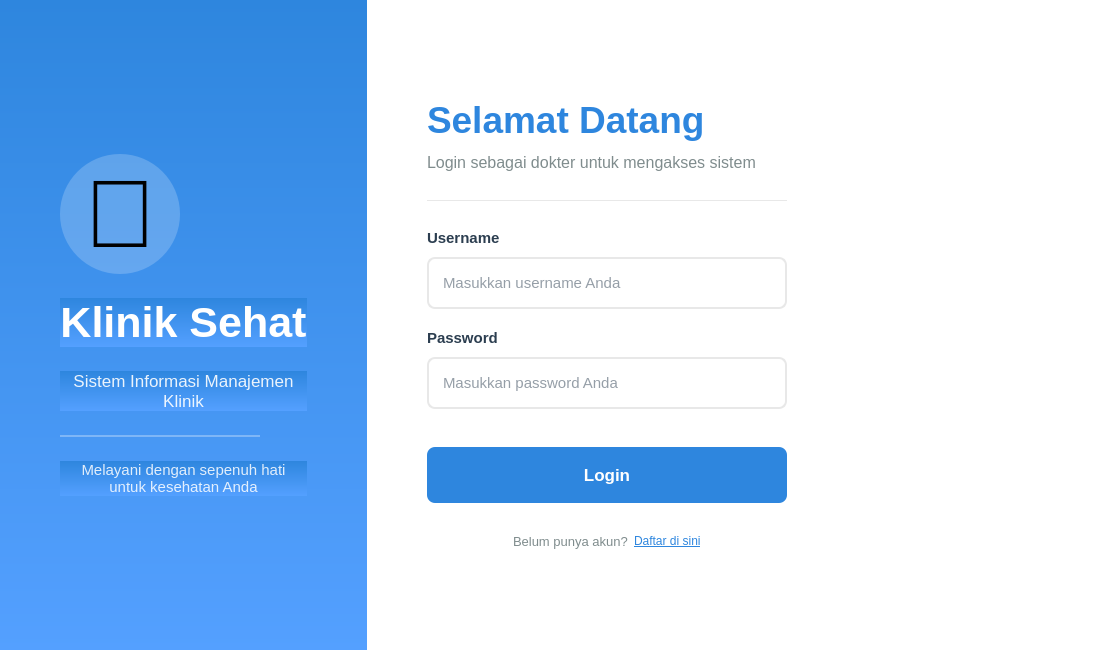
<?xml version="1.0" encoding="UTF-8"?>
<ui version="4.0">
 <class>LoginDokter</class>
 <widget class="QWidget" name="LoginDokter">
  <property name="geometry">
   <rect>
    <x>0</x>
    <y>0</y>
    <width>1100</width>
    <height>650</height>
   </rect>
  </property>
  <property name="windowTitle">
   <string>Login Dokter - Klinik Sehat</string>
  </property>
  <property name="styleSheet">
   <string notr="true">QWidget{background:#F5F7FA}QLineEdit{background:white;border:2px solid #E8E8E8;border-radius:8px;padding:12px;color:#2C3E50}QLineEdit:focus{border-color:#2E86DE}QPushButton{background:#2E86DE;color:white;border:none;border-radius:8px;padding:14px;font-weight:bold}QPushButton:hover{background:#54A0FF}QPushButton:pressed{background:#1E6FBE}QLabel#lblRegister{color:#7F8C8D}QLabel#lblRegisterLink{color:#2E86DE;text-decoration:underline}</string>
  </property>
  <layout class="QHBoxLayout" name="mainLayout">
   <property name="spacing">
    <number>0</number>
   </property>
   <property name="leftMargin">
    <number>0</number>
   </property>
   <property name="topMargin">
    <number>0</number>
   </property>
   <property name="rightMargin">
    <number>0</number>
   </property>
   <property name="bottomMargin">
    <number>0</number>
   </property>
   <item>
    <widget class="QWidget" name="leftPanel" native="true">
     <property name="styleSheet">
      <string notr="true">background:qlineargradient(x1:0,y1:0,x2:0,y2:1,stop:0 #2E86DE,stop:1 #54A0FF);</string>
     </property>
     <layout class="QVBoxLayout" name="leftLayout">
      <property name="spacing">
       <number>24</number>
      </property>
      <property name="leftMargin">
       <number>60</number>
      </property>
      <property name="topMargin">
       <number>60</number>
      </property>
      <property name="rightMargin">
       <number>60</number>
      </property>
      <property name="bottomMargin">
       <number>60</number>
      </property>
      <item>
       <spacer name="topSpacer">
        <property name="orientation">
         <enum>Qt::Vertical</enum>
        </property>
        <property name="sizeHint" stdset="0">
         <size>
          <width>20</width>
          <height>40</height>
         </size>
        </property>
       </spacer>
      </item>
      <item>
       <widget class="QLabel" name="lblIconBig">
        <property name="minimumSize">
         <size>
          <width>120</width>
          <height>120</height>
         </size>
        </property>
        <property name="maximumSize">
         <size>
          <width>120</width>
          <height>120</height>
         </size>
        </property>
        <property name="font">
         <font>
          <pointsize>72</pointsize>
         </font>
        </property>
        <property name="styleSheet">
         <string notr="true">background:rgba(255,255,255,0.2);border-radius:60px;</string>
        </property>
        <property name="text">
         <string>🏥</string>
        </property>
        <property name="alignment">
         <set>Qt::AlignCenter</set>
        </property>
       </widget>
      </item>
      <item>
       <widget class="QLabel" name="lblKlinik">
        <property name="font">
         <font>
          <pointsize>32</pointsize>
          <weight>75</weight>
          <bold>true</bold>
         </font>
        </property>
        <property name="styleSheet">
         <string notr="true">color:white;</string>
        </property>
        <property name="text">
         <string>Klinik Sehat</string>
        </property>
        <property name="alignment">
         <set>Qt::AlignCenter</set>
        </property>
       </widget>
      </item>
      <item>
       <widget class="QLabel" name="lblTagline">
        <property name="font">
         <font>
          <pointsize>13</pointsize>
         </font>
        </property>
        <property name="styleSheet">
         <string notr="true">color:rgba(255,255,255,0.9);</string>
        </property>
        <property name="text">
         <string>Sistem Informasi Manajemen Klinik</string>
        </property>
        <property name="alignment">
         <set>Qt::AlignCenter</set>
        </property>
        <property name="wordWrap">
         <bool>true</bool>
        </property>
       </widget>
      </item>
      <item>
       <widget class="QFrame" name="divider">
        <property name="minimumSize">
         <size>
          <width>0</width>
          <height>2</height>
         </size>
        </property>
        <property name="maximumSize">
         <size>
          <width>200</width>
          <height>2</height>
         </size>
        </property>
        <property name="styleSheet">
         <string notr="true">background:rgba(255,255,255,0.3);</string>
        </property>
       </widget>
      </item>
      <item>
       <widget class="QLabel" name="lblInfo">
        <property name="font">
         <font>
          <pointsize>11</pointsize>
         </font>
        </property>
        <property name="styleSheet">
         <string notr="true">color:rgba(255,255,255,0.85);</string>
        </property>
        <property name="text">
         <string>Melayani dengan sepenuh hati
untuk kesehatan Anda</string>
        </property>
        <property name="alignment">
         <set>Qt::AlignCenter</set>
        </property>
        <property name="wordWrap">
         <bool>true</bool>
        </property>
       </widget>
      </item>
      <item>
       <spacer name="bottomSpacer">
        <property name="orientation">
         <enum>Qt::Vertical</enum>
        </property>
        <property name="sizeHint" stdset="0">
         <size>
          <width>20</width>
          <height>40</height>
         </size>
        </property>
       </spacer>
      </item>
     </layout>
    </widget>
   </item>
   <item>
    <widget class="QWidget" name="rightPanel" native="true">
     <property name="styleSheet">
      <string notr="true">background:white;</string>
     </property>
     <layout class="QVBoxLayout" name="rightLayout">
      <property name="spacing">
       <number>0</number>
      </property>
      <property name="leftMargin">
       <number>0</number>
      </property>
      <property name="topMargin">
       <number>0</number>
      </property>
      <property name="rightMargin">
       <number>0</number>
      </property>
      <property name="bottomMargin">
       <number>0</number>
      </property>
      <item>
       <spacer name="topSpacerRight">
        <property name="orientation">
         <enum>Qt::Vertical</enum>
        </property>
        <property name="sizeHint" stdset="0">
         <size>
          <width>20</width>
          <height>40</height>
         </size>
        </property>
       </spacer>
      </item>
      <item>
       <widget class="QWidget" name="loginContainer" native="true">
        <property name="minimumSize">
         <size>
          <width>400</width>
          <height>0</height>
         </size>
        </property>
        <property name="maximumSize">
         <size>
          <width>480</width>
          <height>16777215</height>
         </size>
        </property>
        <layout class="QVBoxLayout" name="loginLayout">
         <property name="spacing">
          <number>28</number>
         </property>
         <property name="leftMargin">
          <number>60</number>
         </property>
         <property name="topMargin">
          <number>40</number>
         </property>
         <property name="rightMargin">
          <number>60</number>
         </property>
         <property name="bottomMargin">
          <number>40</number>
         </property>
         <item>
          <layout class="QVBoxLayout" name="headerLayout">
           <property name="spacing">
            <number>12</number>
           </property>
           <item>
            <widget class="QLabel" name="lblWelcome">
             <property name="font">
              <font>
               <pointsize>28</pointsize>
               <weight>75</weight>
               <bold>true</bold>
              </font>
             </property>
             <property name="styleSheet">
              <string notr="true">color:#2E86DE;</string>
             </property>
             <property name="text">
              <string>Selamat Datang</string>
             </property>
            </widget>
           </item>
           <item>
            <widget class="QLabel" name="lblSubtitle">
             <property name="font">
              <font>
               <pointsize>12</pointsize>
              </font>
             </property>
             <property name="styleSheet">
              <string notr="true">color:#7F8C8D;</string>
             </property>
             <property name="text">
              <string>Login sebagai dokter untuk mengakses sistem</string>
             </property>
             <property name="wordWrap">
              <bool>true</bool>
             </property>
            </widget>
           </item>
          </layout>
         </item>
         <item>
          <widget class="QFrame" name="separator">
           <property name="minimumSize">
            <size>
             <width>0</width>
             <height>1</height>
            </size>
           </property>
           <property name="maximumSize">
            <size>
             <width>16777215</width>
             <height>1</height>
            </size>
           </property>
           <property name="styleSheet">
            <string notr="true">background:#E8E8E8;</string>
           </property>
          </widget>
         </item>
         <item>
          <layout class="QVBoxLayout" name="formLayout">
           <property name="spacing">
            <number>20</number>
           </property>
           <item>
            <layout class="QVBoxLayout" name="usernameLayout">
             <property name="spacing">
              <number>10</number>
             </property>
             <item>
              <widget class="QLabel" name="lblUsername">
               <property name="font">
                <font>
                 <pointsize>11</pointsize>
                 <weight>75</weight>
                 <bold>true</bold>
                </font>
               </property>
               <property name="styleSheet">
                <string notr="true">color:#2C3E50;</string>
               </property>
               <property name="text">
                <string>Username</string>
               </property>
              </widget>
             </item>
             <item>
              <widget class="QLineEdit" name="txtUsername">
               <property name="minimumSize">
                <size>
                 <width>0</width>
                 <height>52</height>
                </size>
               </property>
               <property name="font">
                <font>
                 <pointsize>11</pointsize>
                </font>
               </property>
               <property name="placeholderText">
                <string>Masukkan username Anda</string>
               </property>
              </widget>
             </item>
            </layout>
           </item>
           <item>
            <layout class="QVBoxLayout" name="passwordLayout">
             <property name="spacing">
              <number>10</number>
             </property>
             <item>
              <widget class="QLabel" name="lblPassword">
               <property name="font">
                <font>
                 <pointsize>11</pointsize>
                 <weight>75</weight>
                 <bold>true</bold>
                </font>
               </property>
               <property name="styleSheet">
                <string notr="true">color:#2C3E50;</string>
               </property>
               <property name="text">
                <string>Password</string>
               </property>
              </widget>
             </item>
             <item>
              <widget class="QLineEdit" name="txtPassword">
               <property name="minimumSize">
                <size>
                 <width>0</width>
                 <height>52</height>
                </size>
               </property>
               <property name="font">
                <font>
                 <pointsize>11</pointsize>
                </font>
               </property>
               <property name="echoMode">
                <enum>QLineEdit::Password</enum>
               </property>
               <property name="placeholderText">
                <string>Masukkan password Anda</string>
               </property>
              </widget>
             </item>
            </layout>
           </item>
          </layout>
         </item>
         <item>
          <spacer name="formSpacer">
           <property name="orientation">
            <enum>Qt::Vertical</enum>
           </property>
           <property name="sizeType">
            <enum>QSizePolicy::Fixed</enum>
           </property>
           <property name="sizeHint" stdset="0">
            <size>
             <width>20</width>
             <height>10</height>
            </size>
           </property>
          </spacer>
         </item>
         <item>
          <widget class="QPushButton" name="btnLogin">
           <property name="minimumSize">
            <size>
             <width>0</width>
             <height>56</height>
            </size>
           </property>
           <property name="font">
            <font>
             <pointsize>13</pointsize>
             <weight>75</weight>
             <bold>true</bold>
            </font>
           </property>
           <property name="cursor">
            <cursorShape>PointingHandCursor</cursorShape>
           </property>
           <property name="styleSheet">
            <string notr="true">background-color: rgb(46, 134, 222);</string>
           </property>
           <property name="text">
            <string>Login</string>
           </property>
          </widget>
         </item>
         <item>
          <layout class="QHBoxLayout" name="registerLayout">
           <property name="spacing">
            <number>6</number>
           </property>
           <item>
            <spacer name="leftRegisterSpacer">
             <property name="orientation">
              <enum>Qt::Horizontal</enum>
             </property>
             <property name="sizeHint" stdset="0">
              <size>
               <width>40</width>
               <height>20</height>
              </size>
             </property>
            </spacer>
           </item>
           <item>
            <widget class="QLabel" name="lblRegister">
             <property name="font">
              <font>
               <pointsize>10</pointsize>
              </font>
             </property>
             <property name="text">
              <string>Belum punya akun?</string>
             </property>
            </widget>
           </item>
           <item>
            <widget class="QLabel" name="lblRegisterLink">
             <property name="font">
              <font>
               <underline>true</underline>
              </font>
             </property>
             <property name="cursor">
              <cursorShape>PointingHandCursor</cursorShape>
             </property>
             <property name="text">
              <string>Daftar di sini</string>
             </property>
            </widget>
           </item>
           <item>
            <spacer name="rightRegisterSpacer">
             <property name="orientation">
              <enum>Qt::Horizontal</enum>
             </property>
             <property name="sizeHint" stdset="0">
              <size>
               <width>40</width>
               <height>20</height>
              </size>
             </property>
            </spacer>
           </item>
          </layout>
         </item>
        </layout>
       </widget>
      </item>
      <item>
       <spacer name="bottomSpacerRight">
        <property name="orientation">
         <enum>Qt::Vertical</enum>
        </property>
        <property name="sizeHint" stdset="0">
         <size>
          <width>20</width>
          <height>40</height>
         </size>
        </property>
       </spacer>
      </item>
     </layout>
    </widget>
   </item>
  </layout>
 </widget>
 <resources/>
 <connections/>
</ui>
